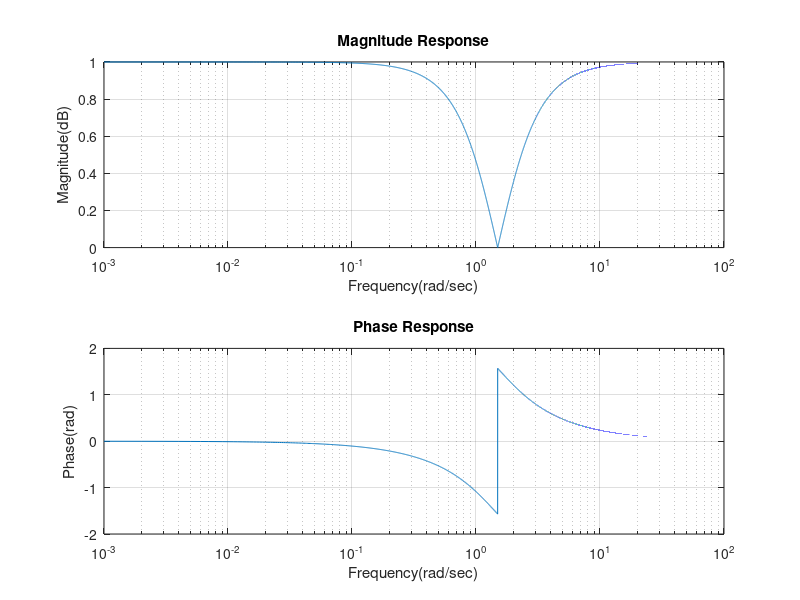

Write the MATLAB code that produced this figure.
clear all;
close all;
clc;
W = 0 : 0.001 : 100;
Wl = [1 2.23511 -2.2359];
r = roots(Wl);
Wu = 2.2359/r;
num = [1 0 2.2359];
den = [1 2.3511 2.2359];
tf = freqs(num, den, W);
phase = angle(tf);
mag = abs(tf);
subplot(2,1,1);
semilogx(W,mag);
title('Magnitude Response');
xlabel('Frequency(rad/sec)');
ylabel('Magnitude(dB)');
grid on;
subplot(2,1,2);
semilogx(W,phase);
title('Phase Response');
xlabel('Frequency(rad/sec)');
ylabel('Phase(rad)');
grid on;